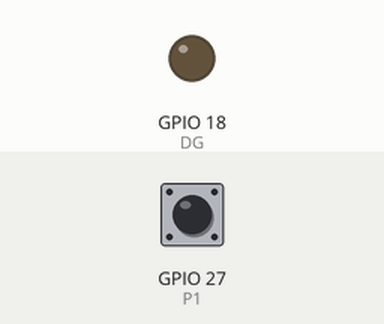
Recording of a sketch running on a simulated ESP32. Shown: output pins drawn as LEDs (lit = HIGH). The test bench sets the inputs (shaded band); at power-on: GPIO 27 (P1) HIGH.

Above: at 1.2 s.
1.3 s: GPIO 27 (P1) pulled LOW for 1 s
At 2.8 s:
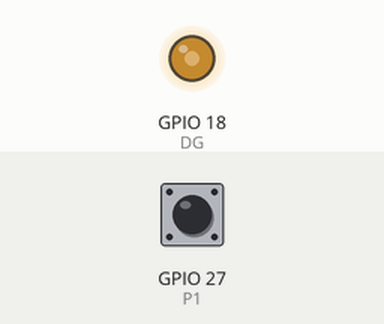
3.9 s: GPIO 27 (P1) pulled LOW for 0.25 s
At 5.3 s:
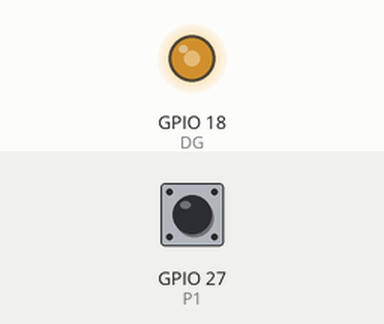
5.7 s: GPIO 27 (P1) pulled LOW for 3.2 s
At 10.2 s:
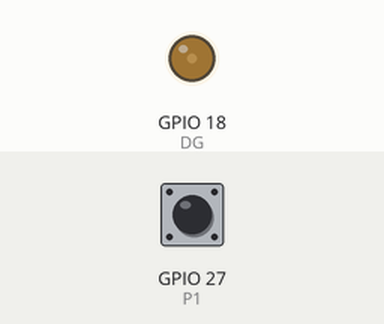
Timing chart, 0 to 11.7 s (numbered marks = the images above; inputs shaded):
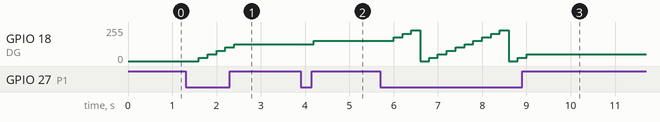

The sketch:

A06_brilloled1_pwm.ino
```cpp
//------------------------------------------------------------
// Programa: A06_brilloled1_pwm.ino (ESP32 + BIOS Shield)
// Autor: Gabriel Bravo Eguren T31A (13-01-2025)
// Descripción: Realiza un programa para controlar el nivel de brillo del led Verde de la
//              placa con un pulsador. Inicialmente brillo=0% y cada vez que pulse P1 el brillo se debe incrementar
//              en un 10% hasta llegar al 100%. Una nueva pulsación pondrá el brillo al 0% y comenzará de nuevo.
//------------------------------------------------------------

#define DG 18
#define P1 27

float intensidad;

void setup()
{
  pinMode(P1, INPUT_PULLUP);
  pinMode(DG, OUTPUT);

  intensidad = 0;
}

void loop()
{
  if(!digitalRead(P1))
  {
    intensidad += 255 * 0.1;

    if(intensidad == 255) intensidad = 0;
  }

  delay(200);

  analogWrite(DG, intensidad);
}
```

Measured:
- after the input at 1.3 s, GPIO 18 (DG): moves from 0/255 to 127/255 over 0.80 s, starting after 0.30 s
- after the input at 3.9 s, GPIO 18 (DG): 127/255 → 153/255 after 0.30 s
- after the input at 5.7 s, GPIO 18 (DG): ramps from 0/255 to 229/255 and jumps back, once every 2.0 s
